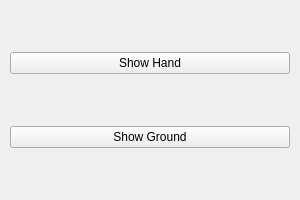
<?xml version="1.0" encoding="UTF-8"?>
<ui version="4.0">
    <class>Player</class>
    <widget class="QWidget" name="Player">
        <property name="geometry">
            <rect>
                <x>0</x>
                <y>0</y>
                <width>300</width>
                <height>200</height>
            </rect>
        </property>
        <property name="windowTitle">
            <string>Player</string>
        </property>
        <widget class="QWidget" name="verticalLayoutWidget">
            <property name="geometry">
                <rect>
                    <x>10</x>
                    <y>10</y>
                    <width>280</width>
                    <height>180</height>
                </rect>
            </property>
            <layout class="QVBoxLayout" name="verticalLayout">
                <property name="spacing">
                    <number>10</number>
                </property>
                <item>
                    <widget class="QPushButton" name="pushButton">
                        <property name="text">
                            <string>Show Hand</string>
                        </property>
                    </widget>
                </item>
                <item>
                    <widget class="QPushButton" name="pushButton">
                        <property name="text">
                            <string>Show Ground</string>
                        </property>
                    </widget>
                </item>
            </layout>
        </widget>
    </widget>
    <resources />
    <connections />
</ui>
